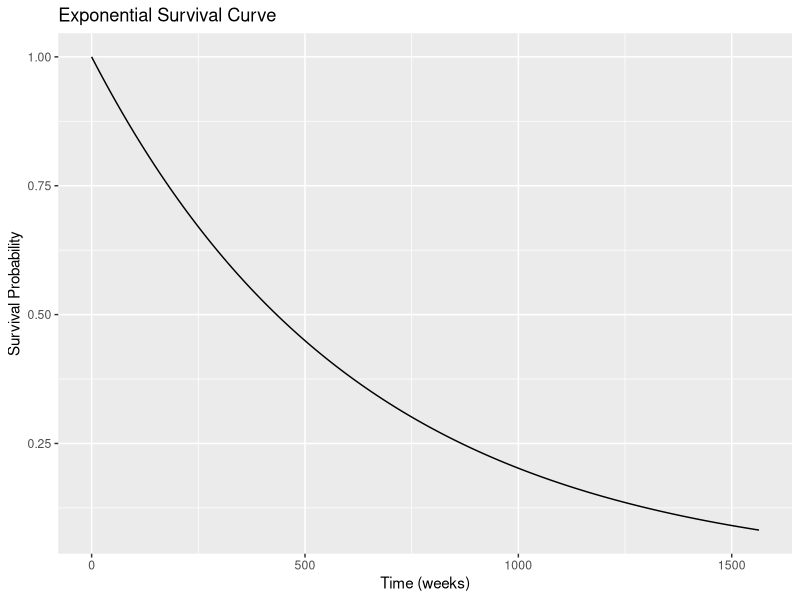

R code for this plot:
## ---- chunk 1
#| message: FALSE
#| warning: FALSE
#| echo: FALSE
#| code-fold: TRUE
#| code-summary: "Show the code"
library(Matrix)
library(tidyverse)
## ---- chunk 2
P5Y <- .659
lambda <- -log(P5Y) / (5*52.14)
lambda
## ---- chunk 3
E_surv <- 1/lambda
E_surv
## ---- chunk 4
S <- function(t, lambda) {
  exp(-lambda * t)
}

t <- seq(0, 30*52.14, by = 1)

df <- data.frame(t , S = S(t, lambda))
ggplot(df, aes(x = t, y = S)) +
  geom_line() +
  labs(title = "Exponential Survival Curve", x = "Time (weeks)", y = "Survival Probability") 
  
## ---- chunk 5
#| message: false
#| warning: false
#| code-fold: TRUE
#| code-summary: "Show the code"
states <- c("C", "T", "F", "H", "NT", "D")

p12 = 0.9
p22 = 0.4
p23 = 1 - p22
p33 = 0.6
p36 = 0.001
p34 = 1 - (p33 + p36)
p46 = 0.0005
p44 = 1 - p46
p56 = 0.01
p55 = 1 - p56

P = matrix(c(
  0.0, p12, 0.0, 0.0, 1-p12, 0.0,
  0.0, p22, p23, 0.0, 0.0, 0.0,
  0.0, 0.0, p33, p34, 0.0, p36,
  0.0, 0.0, 0.0, p44, 0.0, p46,
  0.0, 0.0, 0.0, 0.0, p55, p56,
  0.0, 0.0, 0.0, 0.0, 0.0, 1.0
), nrow = length(states), byrow = TRUE)
colnames(P) <- states
rownames(P) <- states
rowSums(P)
P
## ---- chunk 6
#| message: false
#| warning: false
#| code-fold: TRUE
#| code-summary: "Show the code"
t_states <- c('T', 'F', 'H', 'D')
n_states <- c('NT', 'D')
P_t <- P[t_states, t_states]
P_n <- P[n_states, n_states]
## ---- chunk 7
#| message: false
#| warning: false
#| code-fold: TRUE
#| code-summary: "Show the code"
P_t
## ---- chunk 8
#| message: false
#| warning: false
#| code-fold: TRUE
#| code-summary: "Show the code"
P_n
## ---- chunk 9
#| message: false
#| warning: false
#| code-fold: TRUE
#| code-summary: "Show the code"
transient_states <- c("C", "T", "F", "H", "NT")
Q_t <- P_t[
  intersect(rownames(P_t), transient_states),
  intersect(colnames(P_t), transient_states),
  drop = FALSE]
  
Q_t
## ---- chunk 10
#| message: false
#| warning: false
#| code-fold: TRUE
#| code-summary: "Show the code"
Q_n <- P_n[
  intersect(rownames(P_n), transient_states),
  intersect(colnames(P_n), transient_states),
  drop = FALSE]
  
Q_n


## ---- chunk 11
#| message: false
#| warning: false
#| code-fold: TRUE
#| code-summary: "Show the code"
I_t = diag(nrow(Q_t))
N_t = solve(I_t - Q_t)
N_t
## ---- chunk 12
#| message: false
#| warning: false
#| code-fold: TRUE
#| code-summary: "Show the code"
I_n = diag(nrow(Q_n))
N_n = solve(I_n - Q_n)
N_n
## ---- chunk 13
#| message: false
#| warning: false
#| code-fold: TRUE
#| code-summary: "Show the code"

t_t <- N_t %*% rep(1, ncol(N_t))
# rowSums(N) # alternate calculation
t_t
## ---- chunk 14
#| message: false
#| warning: false
#| code-fold: TRUE
#| code-summary: "Show the code"
t_n <- N_n %*% rep(1, ncol(N_n))
# rowSums(N) # alternate calculation
t_n
## ---- chunk 15
#| message: false
#| warning: false
#| code-fold: TRUE
#| code-summary: "Show the code"
cat(" Weeks:", round(N_t[1,],2), "\n",
    "Years:", round(N_t[1,] / 52.14,2))
## ---- chunk 16
#| message: false
#| warning: false
#| code-fold: TRUE
#| code-summary: "Show the code"
cat(" Weeks:", round(N_n[1,],2), "\n",
    "Years:", round(N_n[1,] / 52.14,2))
